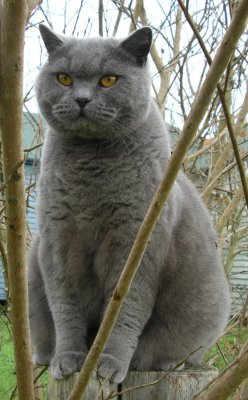
#> input picture python-numpy-tutorial/assets/cat.jpg, 248 x 400 px
$ python matplotlib.py   (older library calls are emulated)
#> lines starting #> are read from the running program, lines starting #| are printed output that depends on the picture
#Matplotlib是一个作图库，matplotlib.pyplot模块功能和MATLAB的作图功能类似。
import numpy as np
import matplotlib.pyplot as plt
print("---plotting---")
#Compute the x and y coordinates for points on a sine curve
#用一个sin曲线计算坐标值x和y
x = np.arange(0, 3 * np.pi, 0.1) #arange跟range差不多个事，都是范围的意思
y = np.sin(x)
plt.plot(x, y)
plt.show() #You must call plt.show() to make graphics appear.
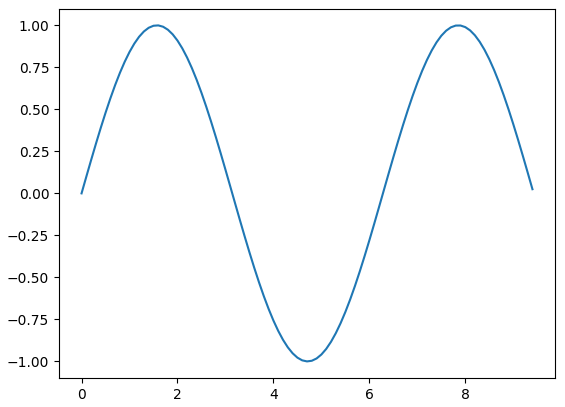
#> figure drawn by matplotlib, 1 panel; curve peaks at x = 1.6, y = 1
print("---multiple lines---")
y_sin = np.sin(x)
y_cos = np.cos(x)
plt.plot(x, y_sin)
plt.plot(x, y_cos)
plt.xlabel('x axis label')
plt.ylabel('y axis label')
plt.title('Sin and Cos')
plt.legend(['Sin', 'Cos']) #这个写法要学，string列表对应两个曲线做标注
plt.show()
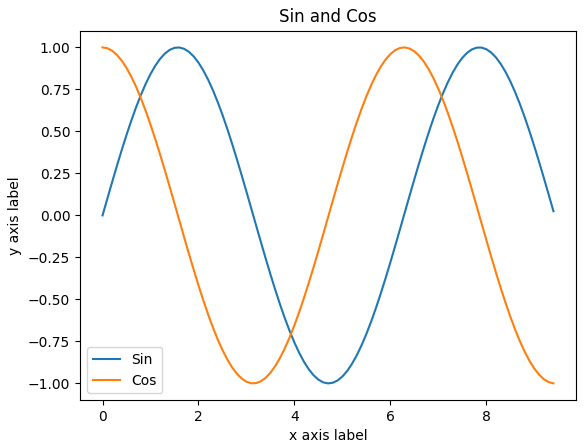
#> figure drawn by matplotlib, 1 panel; curve peaks at x = 1.6, y = 1; curve peaks at x = 0, y = 1
print("---subplots---")
plt.subplot(2, 1, 1) #2行1列的第一个，rows/cols/index
plt.plot(x, y_sin)
plt.title('Sin')
plt.subplot(2, 1, 2)
plt.plot(x, y_cos)
plt.title('Cos')
plt.show()
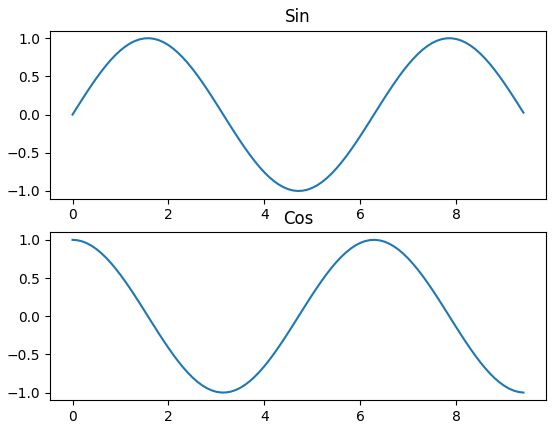
#> figure drawn by matplotlib, 2 panels; panel 1: curve peaks at x = 1.6, y = 1; panel 2: curve peaks at x = 0, y = 1
print("---imshow---")
from scipy.misc import imread, imresize
img = imread('assets/cat.jpg')
#> img is the input picture: shape (400, 248, 3); mean R, G, B 117.6, 116.7, 103.4
img_tinted = img * [1, 0.9, 0.3]
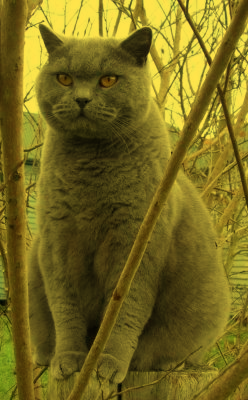
#> img_tinted: shape (400, 248, 3) float64; mean R, G, B 117.6, 105, 31
plt.subplot(1, 3, 1)
plt.imshow(img)
plt.subplot(1, 3, 2)
plt.imshow(np.uint8(img_tinted)) #如果不是uint8，imshow会显示出问题，所以要用numpy提前转换
plt.subplot(1, 3, 3)
plt.imshow(img_tinted) #可以看这里
plt.show()
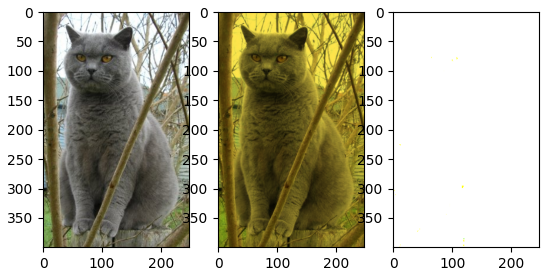
#> figure drawn by matplotlib, 3 panels
